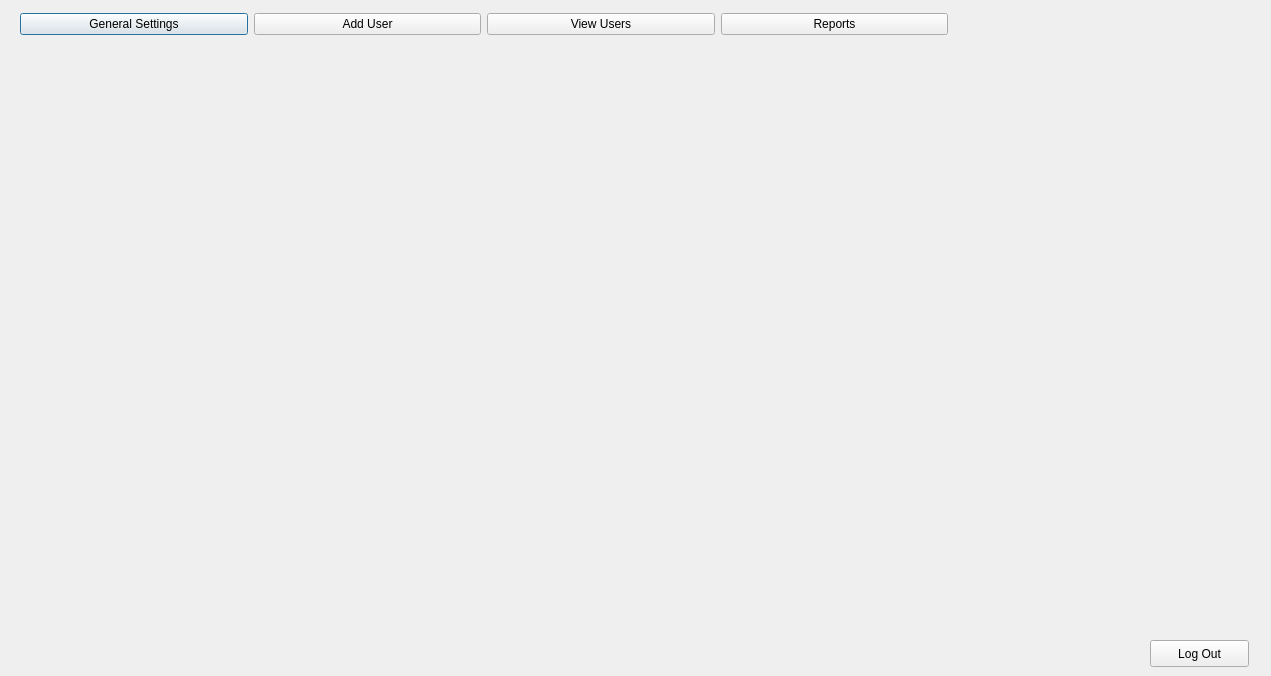
<?xml version="1.0" encoding="UTF-8"?>
<ui version="4.0">
 <class>Admin</class>
 <widget class="QDialog" name="Admin">
  <property name="geometry">
   <rect>
    <x>0</x>
    <y>0</y>
    <width>1271</width>
    <height>676</height>
   </rect>
  </property>
  <property name="windowTitle">
   <string>Admin</string>
  </property>
  <widget class="QWidget" name="layoutWidget">
   <property name="geometry">
    <rect>
     <x>20</x>
     <y>10</y>
     <width>928</width>
     <height>29</height>
    </rect>
   </property>
   <layout class="QHBoxLayout" name="horizontalLayout">
    <item>
     <widget class="QPushButton" name="pushButton_2">
      <property name="text">
       <string>General Settings</string>
      </property>
     </widget>
    </item>
    <item>
     <widget class="QPushButton" name="pushButton_6">
      <property name="text">
       <string>Add User</string>
      </property>
     </widget>
    </item>
    <item>
     <widget class="QPushButton" name="pushButton_5">
      <property name="text">
       <string>View Users</string>
      </property>
     </widget>
    </item>
    <item>
     <widget class="QPushButton" name="pushButton_3">
      <property name="text">
       <string>Reports</string>
      </property>
     </widget>
    </item>
   </layout>
  </widget>
  <widget class="QPushButton" name="pushButton">
   <property name="geometry">
    <rect>
     <x>1150</x>
     <y>640</y>
     <width>99</width>
     <height>27</height>
    </rect>
   </property>
   <property name="text">
    <string>Log Out</string>
   </property>
  </widget>
 </widget>
 <resources/>
 <connections/>
</ui>
